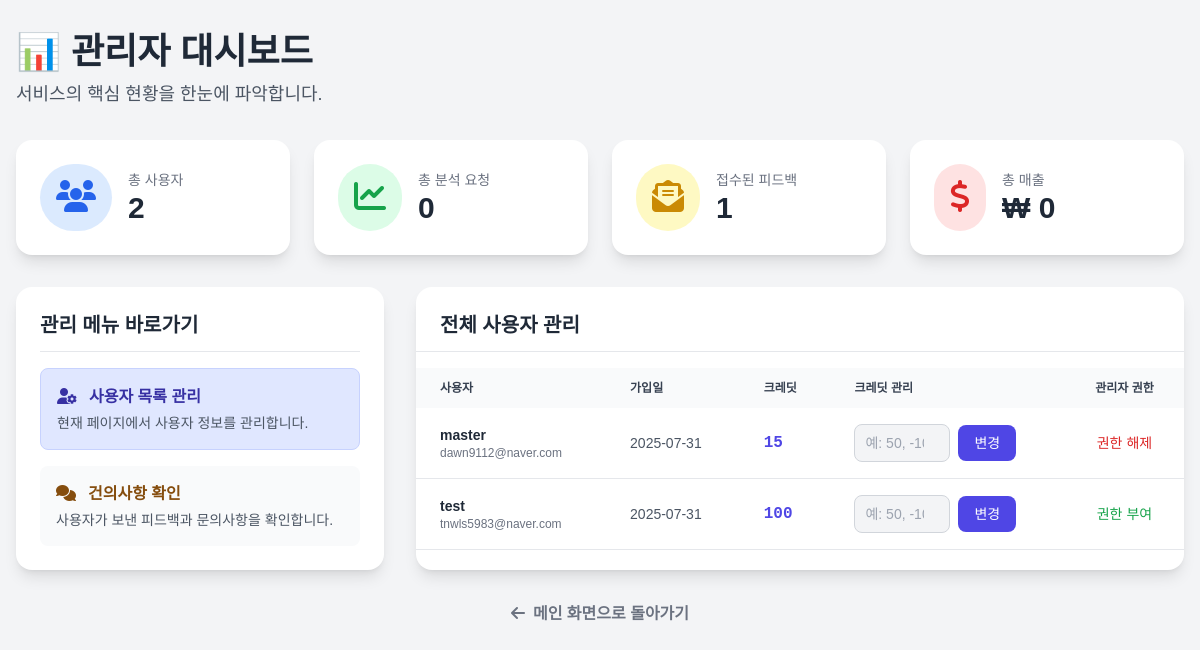
The app's page /admin/dashboard (signed in) with its own data.
### models.py (models this page shows, shortened)
class User(db.Model, UserMixin):
    id = db.Column(db.Integer, primary_key=True)
    username = db.Column(db.String(20), unique=True, nullable=False)
    email = db.Column(db.String(120), unique=True, nullable=False)
    image_file = db.Column(db.String(20), nullable=False, default='default.jpg')
    password_hash = db.Column(db.String(60), nullable=False)
    created_at = db.Column(db.DateTime, nullable=False, default=datetime.utcnow)
    is_admin = db.Column(db.Boolean, nullable=False, default=False)
    plan = db.Column(db.String(20), nullable=False, default='free', server_default='free')
    credits = db.Column(db.Integer, nullable=False, default=10, server_default='10')
    histories = db.relationship('AnalysisHistory', backref='author', lazy=True)
    feedbacks = db.relationship('Feedback', backref='author', lazy=True)

### app.py (the view)
    @app.route('/admin/dashboard')
    @login_required
    def admin_dashboard():
        if not current_user.is_admin:
            flash("관리자만 접근 가능합니다.", "danger")
            return redirect(url_for('start'))
        user_count = db.session.query(User).count()
        users = User.query.order_by(User.id.asc()).all()
        analysis_count = AnalysisHistory.query.count()
        feedback_count = Feedback.query.count()
        stats = {
            'user_count': user_count,
            'analysis_count': analysis_count,
            'feedback_count': feedback_count
        }
        return render_template('admin_dashboard.html', stats=stats, users=users)

### templates/admin_dashboard.html (shortened to what this page needs)
{% extends 'layout.html' %}
{% block content %}
<div class="container mx-auto max-w-7xl px-4 py-8">
    <div class="mb-8">
        <h1 class="text-4xl font-bold text-gray-800">📊 관리자 대시보드</h1>
        <p class="text-lg text-gray-600 mt-2">서비스의 핵심 현황을 한눈에 파악합니다.</p>
    </div>
    <div class="grid grid-cols-1 sm:grid-cols-2 lg:grid-cols-4 gap-6 mb-8">
        <div class="bg-white p-6 rounded-2xl shadow-lg flex items-center">
            <div class="bg-blue-100 text-blue-600 p-4 rounded-full mr-4">
                <i class="fas fa-users fa-2x"></i>
            </div>
            <div>
                <p class="text-sm text-gray-500">총 사용자</p>
                <p class="text-3xl font-bold text-gray-800">{{ stats.user_count }}</p>
            </div>
        </div>
        <div class="bg-white p-6 rounded-2xl shadow-lg flex items-center">
            <div class="bg-green-100 text-green-600 p-4 rounded-full mr-4">
                <i class="fas fa-chart-line fa-2x"></i>
            </div>
            <div>
                <p class="text-sm text-gray-500">총 분석 요청</p>
                <p class="text-3xl font-bold text-gray-800">{{ stats.analysis_count }}</p>
            </div>
        </div>
        <div class="bg-white p-6 rounded-2xl shadow-lg flex items-center">
            <div class="bg-yellow-100 text-yellow-600 p-4 rounded-full mr-4">
                <i class="fas fa-envelope-open-text fa-2x"></i>
            </div>
            <div>
                <p class="text-sm text-gray-500">접수된 피드백</p>
                <p class="text-3xl font-bold text-gray-800">{{ stats.feedback_count }}</p>
            </div>
        </div>
        <div class="bg-white p-6 rounded-2xl shadow-lg flex items-center">
            <div class="bg-red-100 text-red-600 p-4 rounded-full mr-4">
                <i class="fas fa-dollar-sign fa-2x"></i>
            </div>
            <div>
                <p class="text-sm text-gray-500">총 매출</p>
                <p class="text-3xl font-bold text-gray-800">₩ 0</p>
            </div>
        </div>
    </div>
    <div class="grid grid-cols-1 lg:grid-cols-3 gap-8">
        <div class="lg:col-span-1 bg-white p-6 rounded-2xl shadow-lg">
            <h3 class="text-xl font-bold text-gray-800 mb-4 border-b pb-3">관리 메뉴 바로가기</h3>
            <div class="space-y-4">
                <div class="block w-full text-left p-4 bg-indigo-100 border border-indigo-200 rounded-lg">
                    <p class="font-bold text-indigo-800"><i class="fas fa-user-cog mr-3"></i>사용자 목록 관리</p>
                    <p class="text-sm text-gray-600 mt-1">현재 페이지에서 사용자 정보를 관리합니다.</p>
                </div>
                <a href="{{ url_for('admin_feedback') }}" class="block w-full text-left p-4 bg-gray-50 hover:bg-yellow-100 rounded-lg transition">
                    <p class="font-bold text-yellow-800"><i class="fas fa-comments mr-3"></i>건의사항 확인</p>
                    <p class="text-sm text-gray-600 mt-1">사용자가 보낸 피드백과 문의사항을 확인합니다.</p>
                </a>
            </div>
        </div>
        <div class="lg:col-span-2 bg-white rounded-2xl shadow-lg">
             <h3 class="text-xl font-bold text-gray-800 mb-4 border-b pb-3 p-6">전체 사용자 관리</h3>
             <div class="overflow-x-auto">
                <table class="w-full text-sm text-left">
                    <thead class="text-xs text-gray-700 uppercase bg-gray-50">
                        <tr>
                            <th scope="col" class="px-6 py-3">사용자</th>
                            <th scope="col" class="px-6 py-3">가입일</th>
                            <th scope="col" class="px-6 py-3">크레딧</th>
                            <th scope="col" class="px-6 py-3">크레딧 관리</th>
                            <th scope="col" class="px-6 py-3 text-center">관리자 권한</th>
                        </tr>
                    </thead>
                    <tbody>
                        {% for user in users %}
                        <tr class="bg-white border-b hover:bg-gray-50 align-middle">
                            <td class="px-6 py-4">
                                <p class="font-bold text-gray-800">{{ user.username }}</p>
                                <p class="text-xs text-gray-500">{{ user.email }}</p>
                            </td>
                            <td class="px-6 py-4 text-gray-600 whitespace-nowrap">{{ user.created_at.strftime('%Y-%m-%d') if user.created_at else '' }}</td>
                            <td class="px-6 py-4 font-mono font-bold text-indigo-600 text-base">{{ user.credits }}</td>
                            <td class="px-6 py-4">
                                <form action="{{ url_for('update_credits', user_id=user.id) }}" method="POST" class="flex items-center gap-2">
                                    <input type="number" name="amount" class="w-24 bg-gray-100 border border-gray-300 text-gray-900 text-sm rounded-lg focus:ring-blue-500 focus:border-blue-500 block px-2.5 py-2" placeholder="예: 50, -10" required>
                                    <button type="submit" class="text-white bg-indigo-600 hover:bg-indigo-700 font-medium rounded-lg text-sm px-4 py-2">변경</button>
                                </form>
                            </td>
                            <td class="px-6 py-4 text-center">
                                <form action="{{ url_for('toggle_admin', user_id=user.id) }}" method="POST">
                                    {% if user.is_admin %}
                                        <button type="submit" class="font-medium text-red-600 hover:text-red-800">권한 해제</button>
                                    {% else %}
                                        <button type="submit" class="font-medium text-green-600 hover:text-green-800">권한 부여</button>
                                    {% endif %}
                                </form>
                            </td>
                        </tr>
                        {% endfor %}
                    </tbody>
                </table>
            </div>
        </div>
    </div>
    <div class="text-center mt-8">
        <a href="{{ url_for('start') }}" class="text-gray-500 hover:text-gray-700 font-semibold">
            <i class="fas fa-arrow-left mr-2"></i>메인 화면으로 돌아가기
        </a>
    </div>
    </div>
{% endblock %}

### templates/layout.html (shortened to what this page needs)
<!DOCTYPE html>
<html lang="ko">
<head>
    <script src="https://cdn.tailwindcss.com"></script>
    <link rel="stylesheet" href="https://cdnjs.cloudflare.com/ajax/libs/font-awesome/6.4.0/css/all.min.css">
</head>
<body class="bg-gray-100">
    <main>
        {% block content %}{% endblock %}
    </main>
</body>
</html>

### templates/layout.html (style rules this page uses)
body { font-family: 'Noto Sans KR', sans-serif; }

### records on screen
User: username "master", email "dawn9112@naver.com", created_at "2025-07-31", credits "15", is_admin "권한 해제"
User: username "test", email "tnwls5983@naver.com", created_at "2025-07-31", credits "100", is_admin "권한 부여"

### other values on screen
{{ stats.user_count }} "2"
{{ stats.analysis_count }} "0"
{{ stats.feedback_count }} "1"
